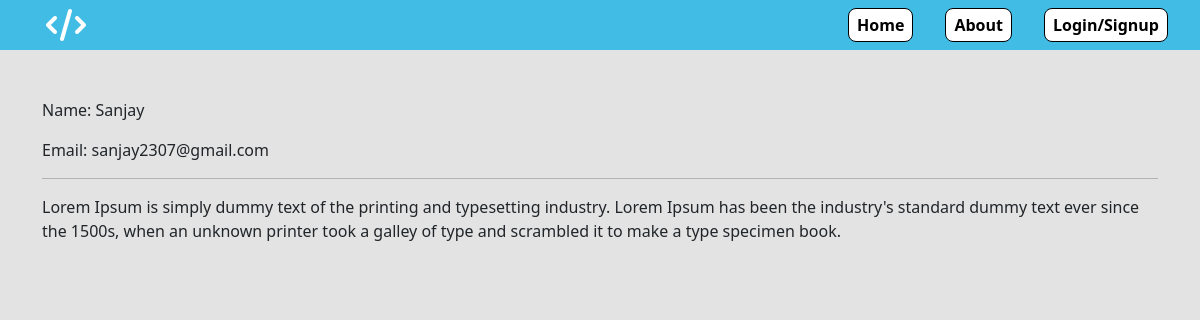
The app's page /message/1a202bfd-bc4b-42b0-b182-2167f1eee73a/ with its own data.
### core/models.py (models this page shows, shortened)
class Message(models.Model):
    name = models.CharField(max_length=250,null=True)
    email = models.EmailField(max_length=254,null=True)
    subject = models.CharField(max_length=250,null=True)
    body = models.TextField()
    created = models.DateTimeField(auto_now_add=True)
    is_read = models.BooleanField(default=False)
    id = models.UUIDField(default=uuid.uuid4,unique=True,primary_key=True,editable=False)

### core/views.py (the view)
# urls.py: path('message/<str:pk>/',views.messagePage,name="message"),
def messagePage(request,pk):
    message = Message.objects.get(id=pk)
    message.is_read=True
    message.save()
    context = {
        "message" : message,
    }
    return render(request,'core/message.html',context)

### core/templates/core/message.html
{% extends 'core/main.html' %}
{% load static %}
{% block content %}
<div class="container mt-5">
    <p>Name: {{message.name}}</p>
    <p>Email: {{message.email}}</p>
    <hr>
    <p>{{message.body}}</p>
</div>
{% endblock content %}

### static/styles/main.css (style rules this page uses)
* { padding: 0; margin: 0; box-sizing: border-box; text-decoration: none; list-style: none; box-sizing: border-box; }
body { background-color: #e3e3e3; }

### records on screen
Message: name "Sanjay", email "sanjay2307@gmail.com", body "Lorem Ipsum is simply dummy text of the printing and typesetting industry. Lorem Ipsum has been the industry's standard dummy text ever since the 1500s, when an unknown printer took a galley of type and scrambled it to make a type specimen book."
